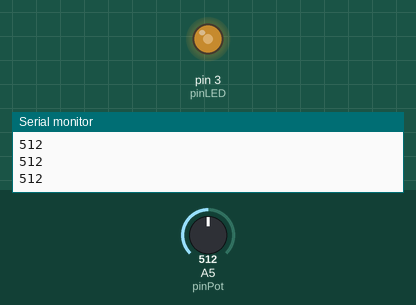
The sketch below on a simulated Arduino Uno, built with avr-gcc and run on an emulated ATmega328P. Parts: output pins drawn as LEDs (lit = HIGH), the last lines printed to the serial monitor. Inputs (shaded band) come from the test bench; at power-on: A5 (pinPot) = 512.

Above: at 1.2 s.
1.3 s: A5 (pinPot) set to 716
At 1.8 s:
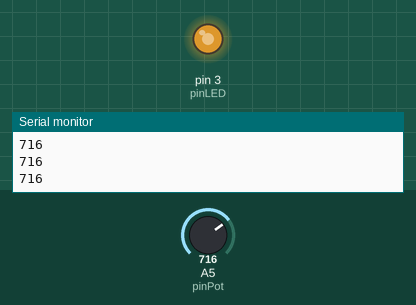
2.8 s: A5 (pinPot) set to 900
At 3.1 s:
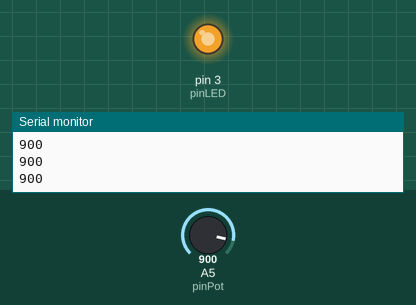
4.3 s: A5 (pinPot) set to 122
At 5.4 s:
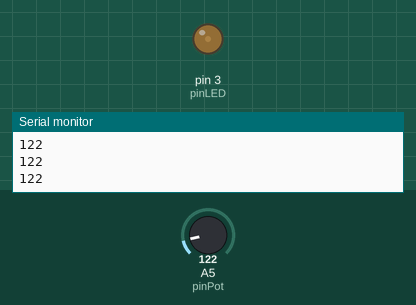
5.8 s: A5 (pinPot) set to 0
At 6.5 s:
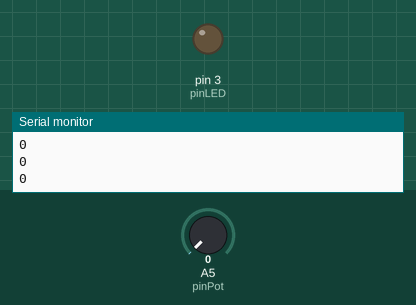
Timing chart, 0 to 8.3 s (numbered marks = the images above; inputs shaded):
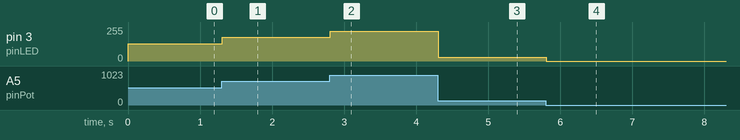

Measured:
- after the input at 1.3 s, pin 3 (pinLED): 128/255 → 179/255 at once
- after the input at 2.8 s, pin 3 (pinLED): 179/255 → 225/255 at once
- after the input at 4.3 s, pin 3 (pinLED): 225/255 → 30/255 at once
- after the input at 5.8 s, pin 3 (pinLED): 30/255 → 0/255 at once

The sketch:

Potentiometer__LED.ino
```cpp
int pinLED = 3;
int pinPot = A5;
int potValue = 0;

void setup() {
  // put your setup code here, to run once:
  pinMode(pinLED, OUTPUT);
  pinMode(pinPot, INPUT);

  Serial.begin(9600);
}

void loop() {
  // put your main code here, to run repeatedly:
  potValue = analogRead(pinPot);
  Serial.println(potValue);

  analogWrite(pinLED, potValue/4);
}
```
